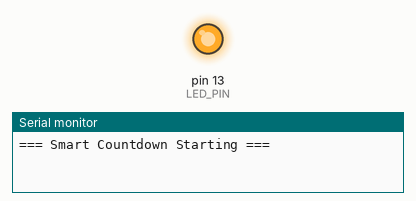
Recording of a sketch running on a simulated Arduino Uno, built with avr-gcc and run on an emulated ATmega328P. Shown: output pins drawn as LEDs (lit = HIGH), the last lines printed to the serial monitor.

Above: at 0.01 s.
At 8.4 s:
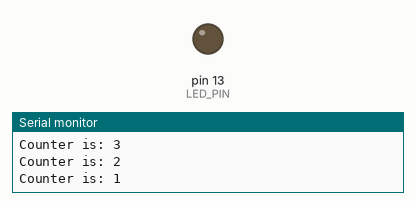
Timing chart, 0 to 9.9 s (numbered marks = the images above):
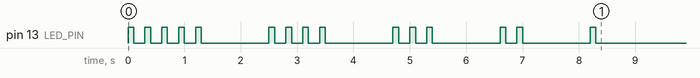

The sketch:

sketch_jun21a.ino
```cpp
const int LED_PIN = 13;
int startValue = 5;

void flashLED(int times) {
  int flashCount = 0;

  while (flashCount < times) {
    digitalWrite(LED_PIN, HIGH);
    delay(100);
    digitalWrite(LED_PIN, LOW);
    delay(200);
    flashCount++;
  }
}

void setup() {
  pinMode(LED_PIN, OUTPUT);
  Serial.begin(9600);

  Serial.println("=== Smart Countdown Starting ===");
  int count = startValue;


  while (count > 0) {
    Serial.print("Counter is: ");
    Serial.println(count);

    flashLED(count);
    delay(1000);
    count--;
  }

  Serial.println("=== Countdown Complete ===");
}

void loop() {
  // Unused loop block
}
```
